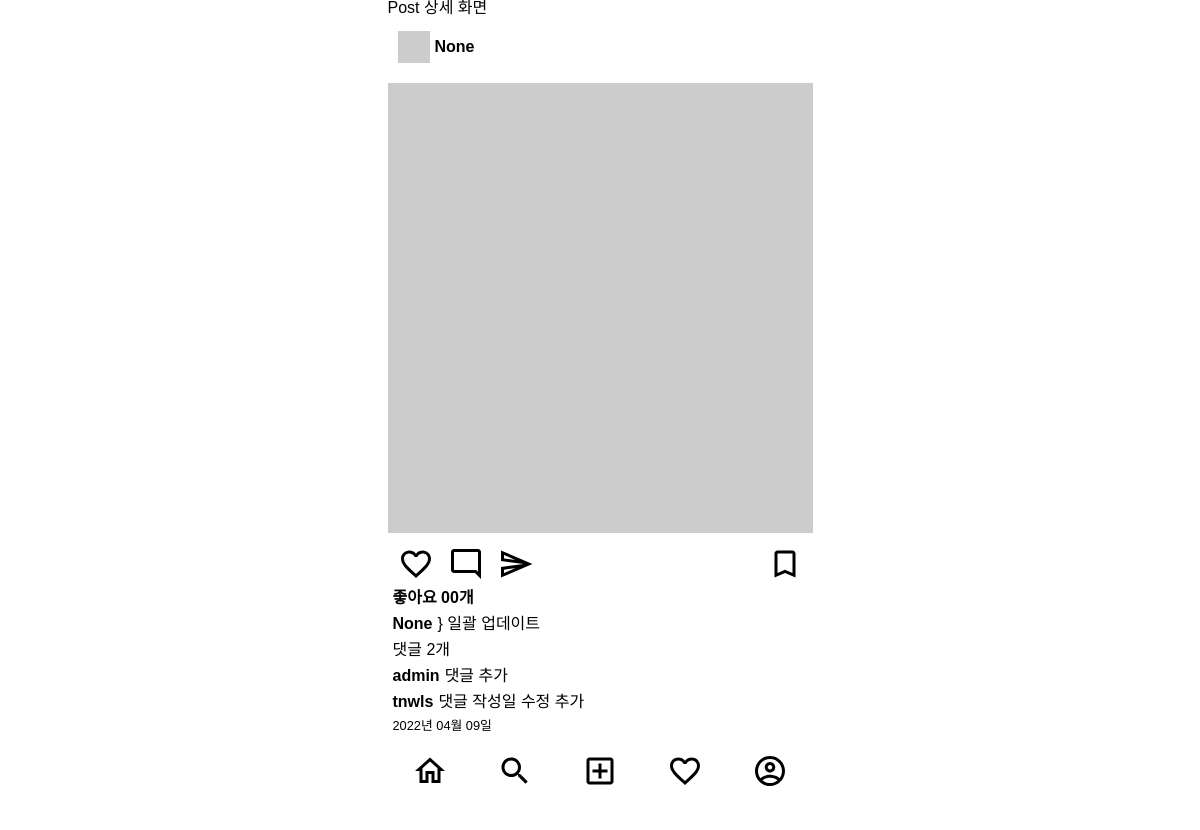
The app's page /posts/1/ with its own data.
### posts/models.py (models this page shows)
class Post(models.Model):
    image = models.ImageField(verbose_name='이미지',null =True,blank=True)
    content = models.TextField(verbose_name='내용')
    created_at = models.DateTimeField(verbose_name='작성일', auto_now_add =True)
    view_count = models.IntegerField(verbose_name='조회수',default=0)
    writer = models.ForeignKey(to=User,on_delete=models.CASCADE,null=True,blank=True)

class Comment(models.Model):
    content = models.TextField(verbose_name='내용')
    created_at = models.DateTimeField(verbose_name='작성일',auto_now_add =True)
    post = models.ForeignKey(to='Post',on_delete=models.CASCADE)
    writer = models.ForeignKey(to=User,on_delete=models.CASCADE,null=True,blank=True)

### posts/views.py (the view)
# urls.py: path('<int:id>/',post_detail_view,name='post-detail' ),
def post_detail_view(request, id):
    try:
        post = Post.objects.get(id=id)
    except Post.DoesNotExist:
        return redirect('index')
    context = {
        'post': post,
    }
    return render(request,'posts/post_detail.html',context)

### templates/posts/post_detail.html (shortened to what this page needs)
{% extends 'base.html' %}
{% block content %}
<h1>Post 상세 화면</h1>
{% include 'mixin/posts/post_card.html' with detail=True %}
{% endblock %}

### templates/mixin/posts/post_card.html (shortened to what this page needs)
{% load static %}
<div class="card">
    <div class="card__header">
        <img class="card__user-image" src="http://via.placeholder.com/32x32"/>
        <span class="card__user-name">{{ post.writer }}</span>
    </div>
    <div class="card__body">
        <div>
            {% if post.image %}
                <img class="'card_image" src="{{ post.image.url }}" width="450" height="450" alt="">
            {% else %}
                <img class="card__image" src="http://via.placeholder.com/600x600">
            {% endif %}
        </div>
        <div class="card__btn-group">
            <div>
                <img class="card__btn" src="{% static 'icons/favorite_outlined_black_36dp.svg' %}" alt="좋아요"/>
                <img class="card__btn" src="{% static 'icons/mode_comment_outlined_black_36dp.svg' %}" alt="댓글"/>
                <img class="card__btn" src="{% static 'icons/send_outlined_black_36dp.svg' %}" alt="공유하기"/>
            </div>
            <div>
                <img class="card__btn" src="{% static 'icons/bookmark_outlined_black_36dp.svg' %}" alt="북마크"/>
            </div>
        </div>
        <div class="card_content">
            <span class="card__like-num">좋아요 00개</span>
            <div class="card__main-text">
                <p><span class="card__user-name">{{ post.writer }}</span>}
                {% if not detail %}
                    {{ post.content |truncatechars: 35 }
                {% else %}
                    {{ post.content }}
                {% endif %}
                </p>
            </div>
            <div>
                <p class="">댓글 {{ post.comment_set.all.count }}개 {% if not detail %}모두 보기{% endif %}</p>
                <ul class="card__comment-group">
                    {% if not detail %}
                        {% for comment in post.comment_set.all %}
                            <li><p><span class="card__user-name">{{ comment.writer }}</span>{{ comment.content }}</p>
                            </li>
                        {% empty %}
                            <li><p>댓글 없음</p></li>
                        {% endfor %}
                    {% else %}
                        {% for comment in post.comment_set.all|slice:":2" %}
                            <li><p><span class="card__user-name">{{ comment.writer }}</span>{{ comment.content }}</p>
                            </li>
                        {% empty %}
                            <li><p>댓글 없음</p></li>
                        {% endfor %}
                    {% endif %}
                </ul>
            </div>
            <span class="card__created-at">{{ post.created_at|date:"Y년 m월 d일" }}</span>
        </div>
    </div>
</div>

### static/css/index.css (style rules this page uses)
.container { display: flex; flex-direction: column; max-width: 425px; }
body { font-family: 'Noto Sans KR', sans-serif; margin: 0 auto 60px auto; }
.card__header { display: flex; align-items: center; margin: 15px 0; padding: 0 5px; }
.card__user-image { margin: 0 5px; }
.card__user-name { font-weight: bold; margin: 0 5px 0 0; }
.card__body { margin: 10px 0; }
.card__image { height: 450px; width: 100%; margin: 5px 0; object-fit: cover; }
.card__btn-group { display: flex; justify-content: space-between; margin: 5px 0; padding: 0 5px; }
.card__btn { margin: 0 5px; }
.card_content { display: flex; flex-direction: column; padding: 0 5px; }
.card__like-num { font-weight: bold; }
.card__main-text { margin: 10px 0; }
.card__comment-group > li { margin: 10px 0; }
.card__created-at { font-weight: lighter; font-size: 0.8rem; }

### records on screen
Post: writer "None", content "일괄 업데이트", comment_set.all.count "2", created_at "2022년 04월 09일"
Comment: writer "admin", content "댓글 추가"
Comment: writer "tnwls", content "댓글 작성일 수정 추가"
